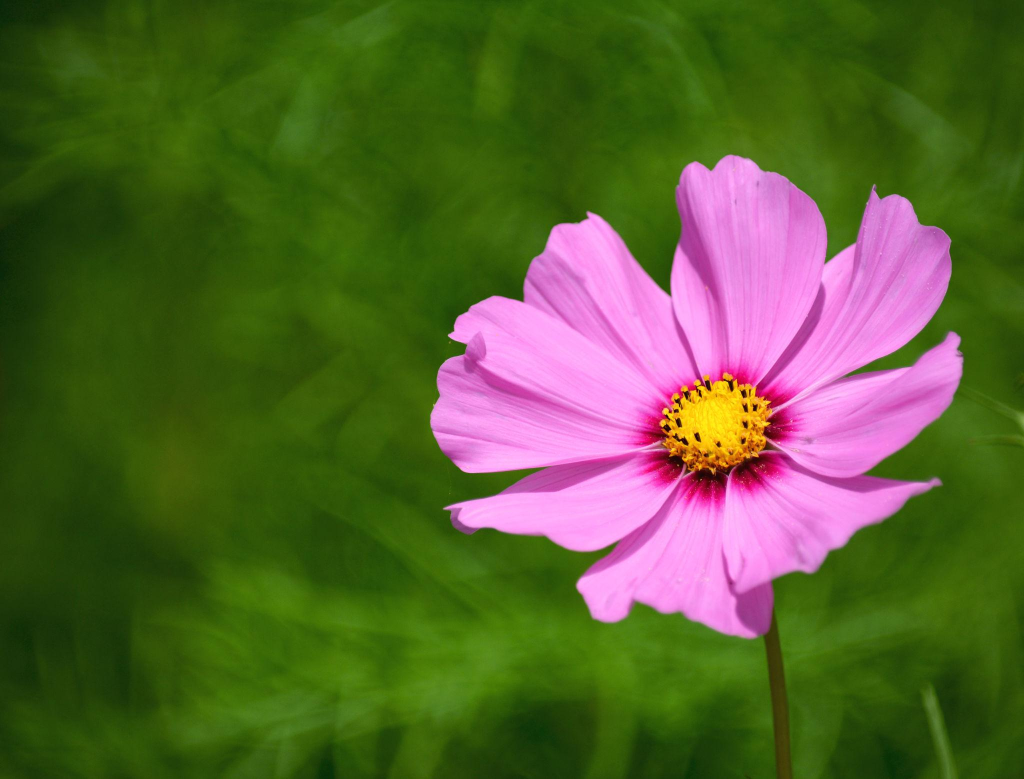
#> input picture exp13/sample.jpg, 2048 x 1558 px, found by its file name (shown at 1/2 size)
$ python ro.py
#> lines starting #> are read from the running program, lines starting #| are printed output that depends on the picture
import cv2
import numpy as np
import os

def perform_affine_transformation(image_path, output_path):
    # 1. Verify if the file exists at your absolute path
    if not os.path.exists(image_path):
        print(f"\n[ERROR] Input image not found at: '{image_path}'")
        print("Please verify that your 'sample' image is copied inside your 'ex13' folder.")
        return

    # 2. Read the input image
    image = cv2.imread(image_path)
#> image is the input picture: shape (1558, 2048, 3); mean B, G, R 49.1, 97.3, 88.3
    if image is None:
        print("[ERROR] Could not decode or load the image file format.")
        return

    # Get image dimensions (height and width)
    rows, cols, ch = image.shape
#> rows = 1558; cols = 2048; ch = 3

    # 3. Define 3 reference points from the input image
    # We take the top-left, top-right, and bottom-left coordinates
    points_src = np.float32([[50, 50], [cols - 100, 50], [50, rows - 100]])
#> points_src = [[50, 50], [1948, 50], [50, 1458]]

    # 4. Define where those 3 points should move to in the output image
    # Shifting the coordinates creates a distinctive skewed/sheared warp effect
    points_dst = np.float32([[100, 100], [cols - 50, 150], [50, rows - 50]])
#> points_dst = [[100, 100], [1998, 150], [50, 1508]]

    # 5. Calculate the Affine Transformation Matrix
    matrix = cv2.getAffineTransform(points_src, points_dst)

    # 6. Apply the transformation warp to the image
    transformed_image = cv2.warpAffine(image, matrix, (cols, rows))
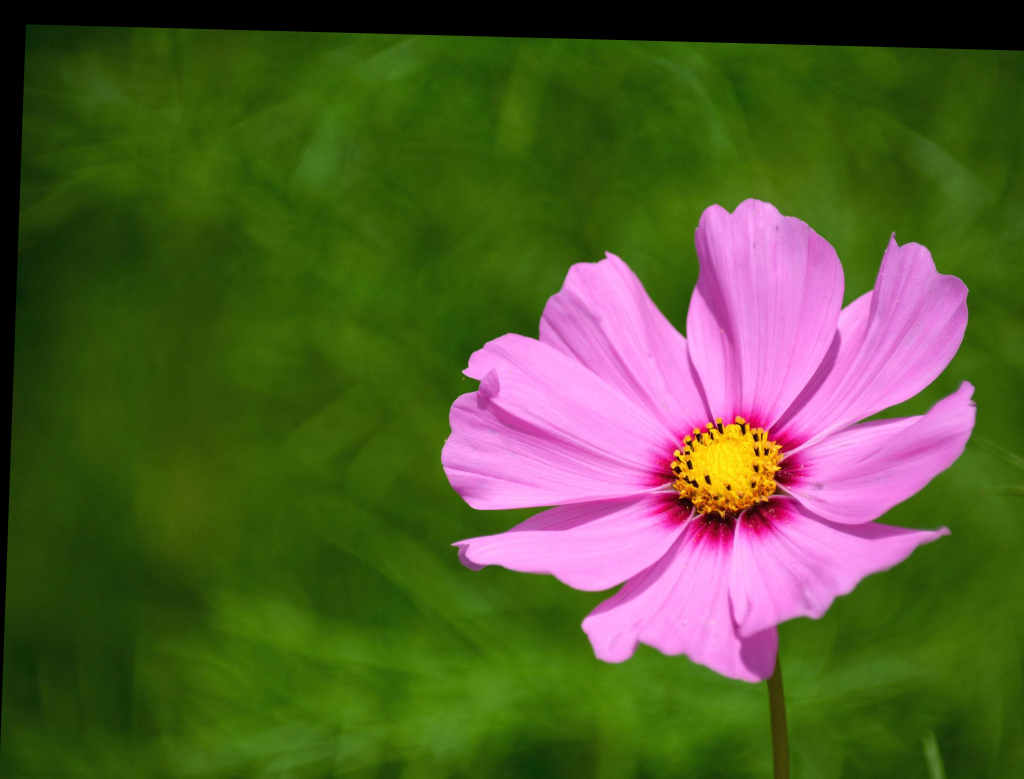
#> transformed_image: shape (1558, 2048, 3) (shown at 1/2 size); mean B, G, R 48.7, 92.8, 85.9

    # 7. Save the output image into the same folder
    success = cv2.imwrite(output_path, transformed_image)
    if success:
        print(f"[SUCCESS] Transformed image successfully saved as: '{output_path}'")
    else:
        print("[ERROR] Failed to save the transformed image file.")

    # 8. Resize both images so they fit nicely on your laptop screen
    screen_width, screen_height = 500, 400
    display_original = cv2.resize(image, (screen_width, screen_height))
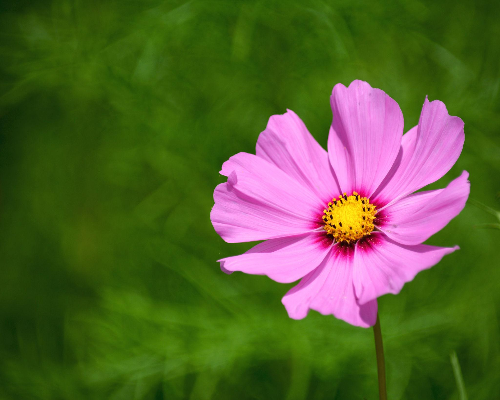
#> display_original: shape (400, 500, 3); mean B, G, R 49.1, 97.2, 88.3
    display_transformed = cv2.resize(transformed_image, (screen_width, screen_height))
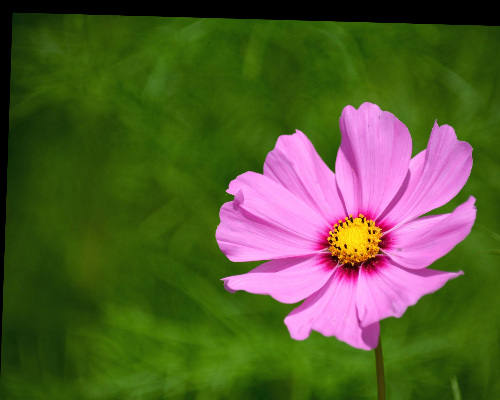
#> display_transformed: shape (400, 500, 3); mean B, G, R 48.6, 92.7, 85.9

    # 9. Display the original and transformed images side-by-side
    print("Displaying windows... Press any key inside the image windows to close.")
    cv2.imshow("Original Image", display_original)
    cv2.imshow("Affine Transformed Image", display_transformed)

    # Wait until a key is pressed, then release system windows
    cv2.waitKey(0)
    cv2.destroyAllWindows()

if __name__ == "__main__":
    # --- HARDFACED PATH SYSTEM FOR EX13 ---
    # Points directly to your ex13 folder as requested
    input_image = r"C:\collage\courses\ITA0517 COMPUTERVISION\LAB EXPERIMENTS CODES\exp13\sample.jpg"
    output_image = r"C:\collage\courses\ITA0517 COMPUTERVISION\LAB EXPERIMENTS CODES\exp13\affine_output.jpg"

    perform_affine_transformation(input_image, output_image)
